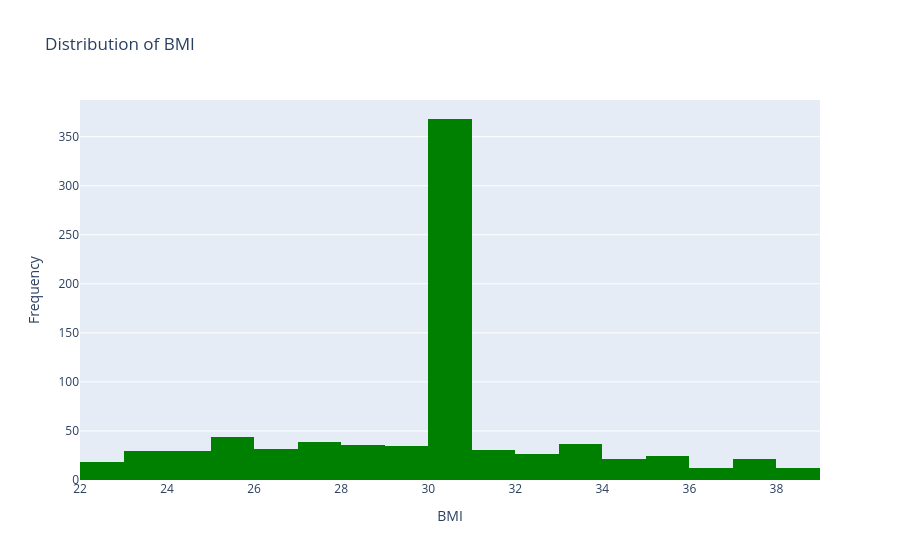

Notebook source saved alongside this figure:
### Code cell
fig2 = px.histogram(
    df,
    x="Bmi",
    nbins=20,
    title="Distribution of BMI",
    color_discrete_sequence=["green"]
)

fig2.update_layout(
    xaxis_title="BMI",
    yaxis_title="Frequency"
)

fig2.show()

### Figure 1 — Plotly figure (JSON) as saved in the notebook; plotly's stock layout.template omitted (floating-point values rounded to 4 significant figures; data arrays with more than 128 entries replaced by an {"elided": "..."} marker saying what was removed)
{"data": [{"bingroup": "x", "hovertemplate": "Bmi=%{x}<br>count=%{y}<extra></extra>", "legendgroup": "", "marker": {"color": "green", "pattern": {"shape": ""}}, "name": "", "nbinsx": 20, "orientation": "v", "showlegend": false, "type": "histogram", "x": {"elided": "817 float values"}, "xaxis": "x", "yaxis": "y"}], "layout": {"barmode": "relative", "legend": {"tracegroupgap": 0}, "title": {"text": "Distribution of BMI"}, "xaxis": {"anchor": "y", "domain": [0, 1], "title": {"text": "BMI"}}, "yaxis": {"anchor": "x", "domain": [0, 1], "title": {"text": "Frequency"}}}}
